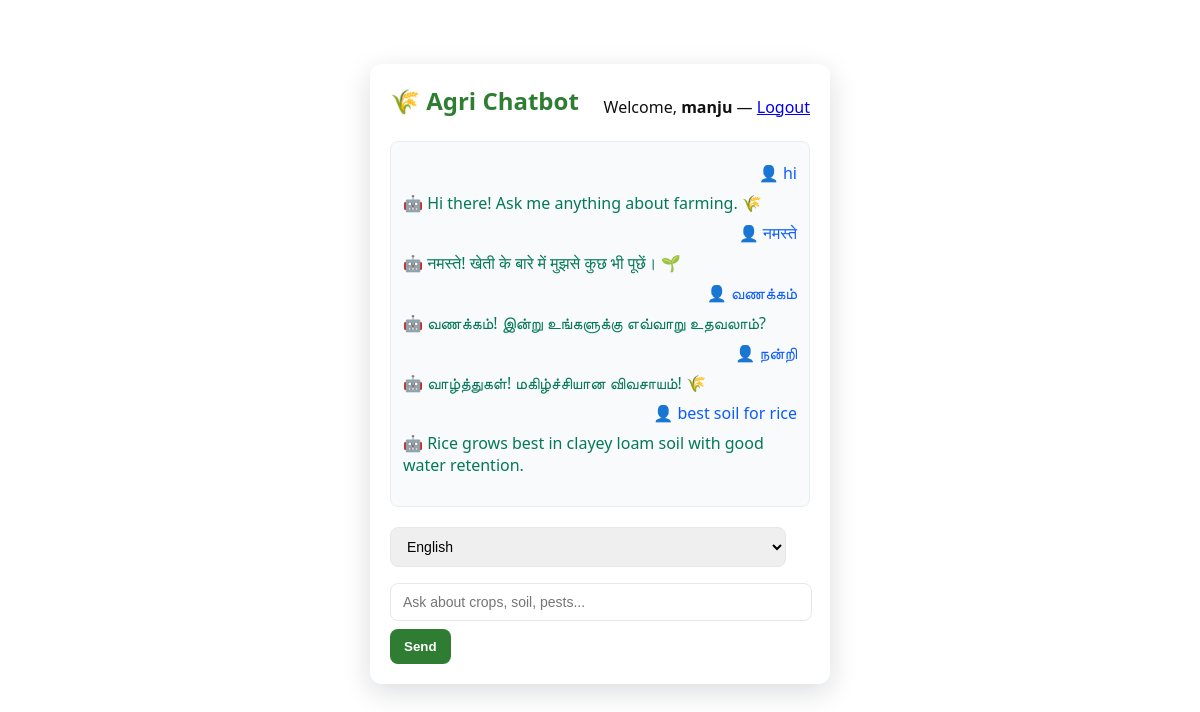
The page /chat (signed in) on the database its author committed.
### database.py (models this page shows, shortened)
class ChatHistory(db.Model):
    id = db.Column(db.Integer, primary_key=True)
    user_id = db.Column(db.Integer, db.ForeignKey("user.id"), nullable=False)
    message = db.Column(db.Text, nullable=False)
    response = db.Column(db.Text, nullable=False)
    timestamp = db.Column(db.DateTime, default=datetime.utcnow)

### app.py (the view, shortened to what this page needs)
@app.route("/chat", methods=["GET", "POST"])
def chat():
    if "user_id" not in session:
        return redirect(url_for("index"))
    chats = ChatHistory.query.filter_by(user_id=session["user_id"]).order_by(ChatHistory.timestamp.asc()).all()
    return render_template("chat.html", username=session.get("username"), chats=chats)

### templates/chat.html (shortened to what this page needs)
<!DOCTYPE html>
<html lang="en">
<head>
<link rel="stylesheet" href="{{ url_for('static', filename='style.css') }}">
</head>
<body class="bg">
<div class="chat-container">
  <header class="chat-header">
    <div><h2>🌾 Agri Chatbot</h2></div>
    <div class="user-info">Welcome, <strong>{{ username }}</strong> — <a href="{{ url_for('logout') }}">Logout</a></div>
  </header>
  <div id="chat-box" class="chat-box">
    {% for c in chats %}
      <div class="chat-row">
        <div class="user-msg">👤 {{ c.message }}</div>
        <div class="bot-msg">🤖 {{ c.response }}</div>
      </div>
    {% endfor %}
  </div>
  <form id="chat-form" class="chat-form">
    <select id="lang" name="lang">
      <option value="en">English</option>
    </select>
    <input id="message" name="message" placeholder="Ask about crops, soil, pests..." autocomplete="off" required>
    <button type="submit">Send</button>
  </form>
</div>
</body>
</html>

### static/style.css (style rules this page uses)
:root { --brand:#2e7d32; --brand-dark:#1b5e20; --card-bg: rgba(255,255,255,0.95); --muted:#6b7280; }
body.bg { background: url("/static/nano.jpg") center/cover no-repeat fixed; font-family: "Segoe UI", Roboto, Arial, sans-serif; margin:0; padding:0; color:#111; }
.auth-container, .chat-container, .dashboard { width: 420px; max-width:95%; margin: 64px auto; background: var(--card-bg); padding: 20px; border-radius: 12px; box-shadow: 0 8px 28px rgba(15,23,42,0.15); }
.auth-container h2, .chat-container h2, .dashboard h2 { color: var(--brand); margin: 0 0 12px; font-weight:600; }
input, select { width: calc(100% - 24px); padding: 10px 12px; margin:8px 0; border-radius:8px; border:1px solid #e5e7eb; font-size: 14px; }
button { background: var(--brand); color: #fff; border: none; padding:10px 14px; border-radius:8px; cursor:pointer; font-weight:600; }
.chat-header { display:flex; justify-content:space-between; align-items:center; margin-bottom:12px }
.chat-box { height: 340px; overflow-y:auto; border-radius:8px; background:#f8fafc; padding:12px; border:1px solid #e6eef2; margin-bottom:12px }
.user-msg { text-align:right; color: #0b5cff; margin:8px 0; }
.bot-msg { text-align:left; color: #047857; margin:8px 0; }

### rows shown on the page
ChatHistory: message "hi", response "Hi there! Ask me anything about farming. 🌾"
ChatHistory: message "नमस्ते", response "नमस्ते! खेती के बारे में मुझसे कुछ भी पूछें। 🌱"
ChatHistory: message "வணக்கம்", response "வணக்கம்! இன்று உங்களுக்கு எவ்வாறு உதவலாம்?"
ChatHistory: message "நன்றி", response "வாழ்த்துகள்! மகிழ்ச்சியான விவசாயம்! 🌾"
ChatHistory: message "best soil for rice", response "Rice grows best in clayey loam soil with good water retention."

### other values the page prints
{{ username }} "manju"
